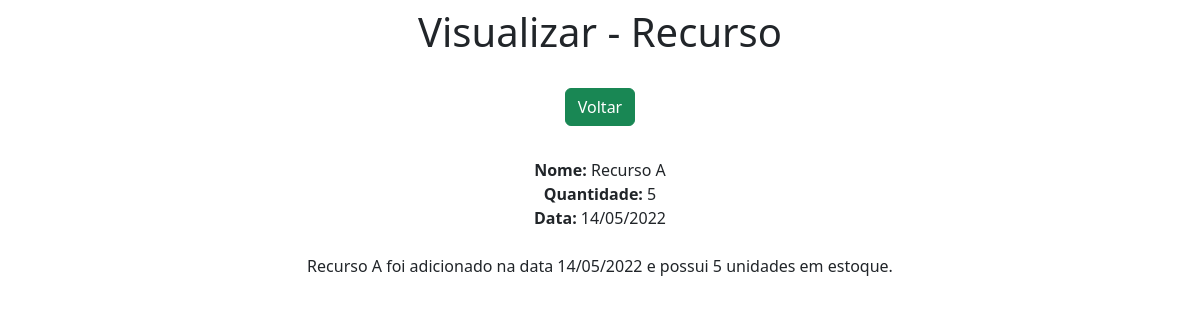
The page /recursos/view/2/ on the database its author committed.
### recursos/models.py (models this page shows)
class Recursos(models.Model):
    nome = models.CharField(max_length=50)
    qtd = models.IntegerField()
    data = models.DateField(default=datetime.date.today)

### recursos/views.py (the view)
# urls.py: path('recursos/view/<int:pk>/', view, name='view'),
def view(request, pk):
    dados = {}
    dados['db'] = Recursos.objects.get(pk=pk)
    return render(request, 'view.html', dados)

### recursos/templates/view.html (shortened to what this page needs)
<!DOCTYPE html>
<html lang="pt-br">
<head>
    <link href="https://cdn.jsdelivr.net/npm/bootstrap@5.2.0-beta1/dist/css/bootstrap.min.css" rel="stylesheet">
</head>
<body>
    <div class="col-8 m-auto pt-2 pb-2 text-center">
        <h1>Visualizar - Recurso</h1>
    </div>
    <div class="col-8 m-auto pt-3 pb-2 text-center">
        <a href="/recursos" class="btn btn-success">Voltar</a>
    </div>
    <div class="col-8 m-auto pt-4 pb-2 text-center">
      <strong>Nome: </strong>{{db.nome}}<br>
      <strong>Quantidade: </strong>{{db.qtd}}<br>
      <strong>Data: </strong>{{db.data|date:"d/m/Y"}}<br><br>
      {{db.nome}} foi adicionado na data {{db.data|date:"d/m/Y"}} e possui {{db.qtd}} unidades em estoque.
    </div>
</body>
</html>

### rows shown on the page
Recursos: nome "Recurso A", qtd "5", data "14/05/2022"
